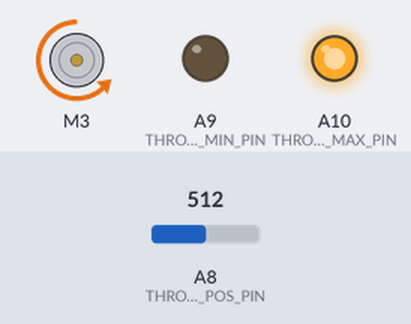
Recording of a sketch running on a simulated Arduino Mega 2560, built with avr-gcc and run on an emulated ATmega2560. Parts: DC motor (green arrow = forward, orange = backward, longer = faster), output pins drawn as LEDs (lit = HIGH). Inputs (shaded band) come from the test bench; at power-on: A8 (THROTTLE_POS_PIN) = 512.

Above: at 1.2 s.
1.3 s: A8 (THROTTLE_POS_PIN) set to 716
At 2.0 s:
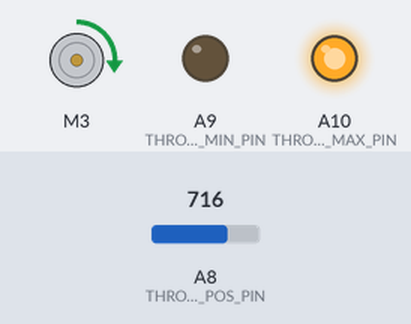
2.8 s: A8 (THROTTLE_POS_PIN) set to 900
At 3.1 s:
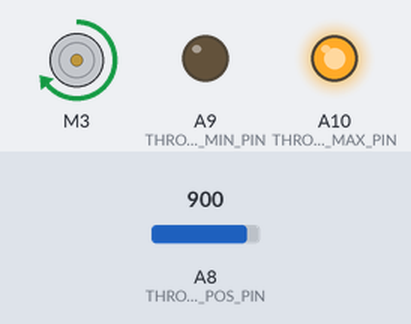
4.3 s: A8 (THROTTLE_POS_PIN) set to 990
At 5.5 s:
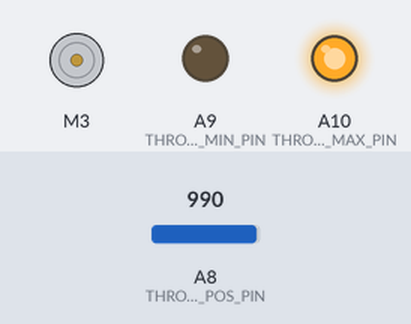
5.8 s: A8 (THROTTLE_POS_PIN) set to 1023
At 6.1 s:
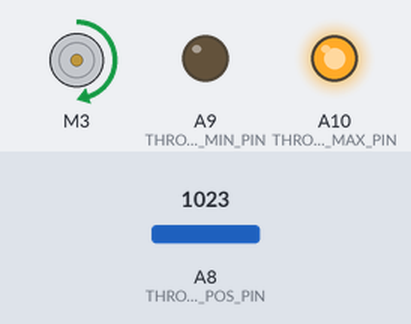
7.3 s: A8 (THROTTLE_POS_PIN) set to 306
At 8.5 s:
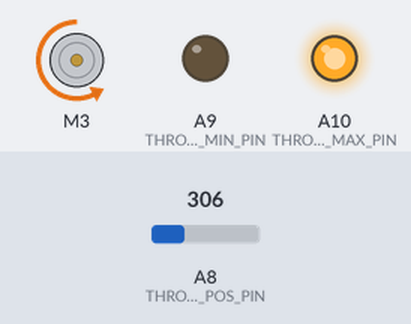
Timing chart, 0 to 9.8 s (numbered marks = the images above; inputs shaded):
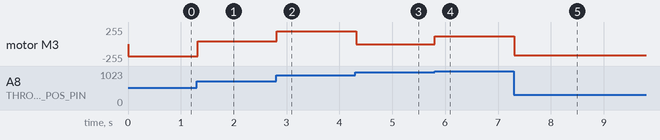

Measured:
- after the input at 1.3 s, motor M3: backward 184/255 → forward 44/255 at once
- after the input at 2.8 s, motor M3: forward 44/255 → forward 192/255 at once
- after the input at 4.3 s, motor M3: forward 192/255 → stopped at once
- after the input at 5.8 s, motor M3: stopped → forward 120/255 at once
- after the input at 7.3 s, motor M3: forward 120/255 → backward 166/255 at once

The sketch:

test.ino
```cpp
/* --- LIBRARIES --- */
#include <Wire.h>
#include <Adafruit_MotorShield.h>
#include "utility/Adafruit_PWMServoDriver.h"
#include <RunningMedian.h>

const int THROTTLE_POS_PIN = A8;
const int THROTTLE_POS_MIN_PIN = A9;
const int THROTTLE_POS_MAX_PIN = A10;

/// Throttle
const int THROTTLE_POS_MIN = 274;
const int THROTTLE_POS_MAX = 980;
const int THROTTLE_MIN = 0;
const int THROTTLE_MAX = 1024;
const int THROTTLE_MILLIAMP_THRESHOLD = 15000;
const int THROTTLE_GAIN = 10 ;
const int THROTTLE_STEP = 64;

Adafruit_MotorShield AFMS = Adafruit_MotorShield();
Adafruit_DCMotor *throttle_motor = AFMS.getMotor(3);

void setup() {
  pinMode(THROTTLE_POS_PIN, INPUT);
  pinMode(THROTTLE_POS_MIN_PIN, OUTPUT);
  digitalWrite(THROTTLE_POS_MIN_PIN, LOW);
  pinMode(THROTTLE_POS_MAX_PIN, OUTPUT);
  digitalWrite(THROTTLE_POS_MAX_PIN, HIGH);
}

void loop() {
  int pos = 500; // this is the number that you will use to the set the position
  set_throttle(pos);
}

int set_throttle(int setpoint) {
  int in = map(analogRead(THROTTLE_POS_PIN), THROTTLE_POS_MIN, THROTTLE_POS_MAX, 1024, 0); // get the position feedback from the linear actuator
  int error = in - setpoint; // the error between what you have and what you want
  int out = -1 * THROTTLE_GAIN * map(error, -1024, 1024, -255, 255); // the output to the motor controller

  // Engage throttle actuator
  Serial.println(out);
  if (out > 0) {
    Serial.println("up throttle");
    throttle_motor->setSpeed(out);
    throttle_motor->run(FORWARD);
    delay(20);
  }
  else if (out < 0) {
    Serial.println("down throttle");
    throttle_motor->setSpeed(abs(out));
    throttle_motor->run(BACKWARD);
    delay(20);
  }
}
```
